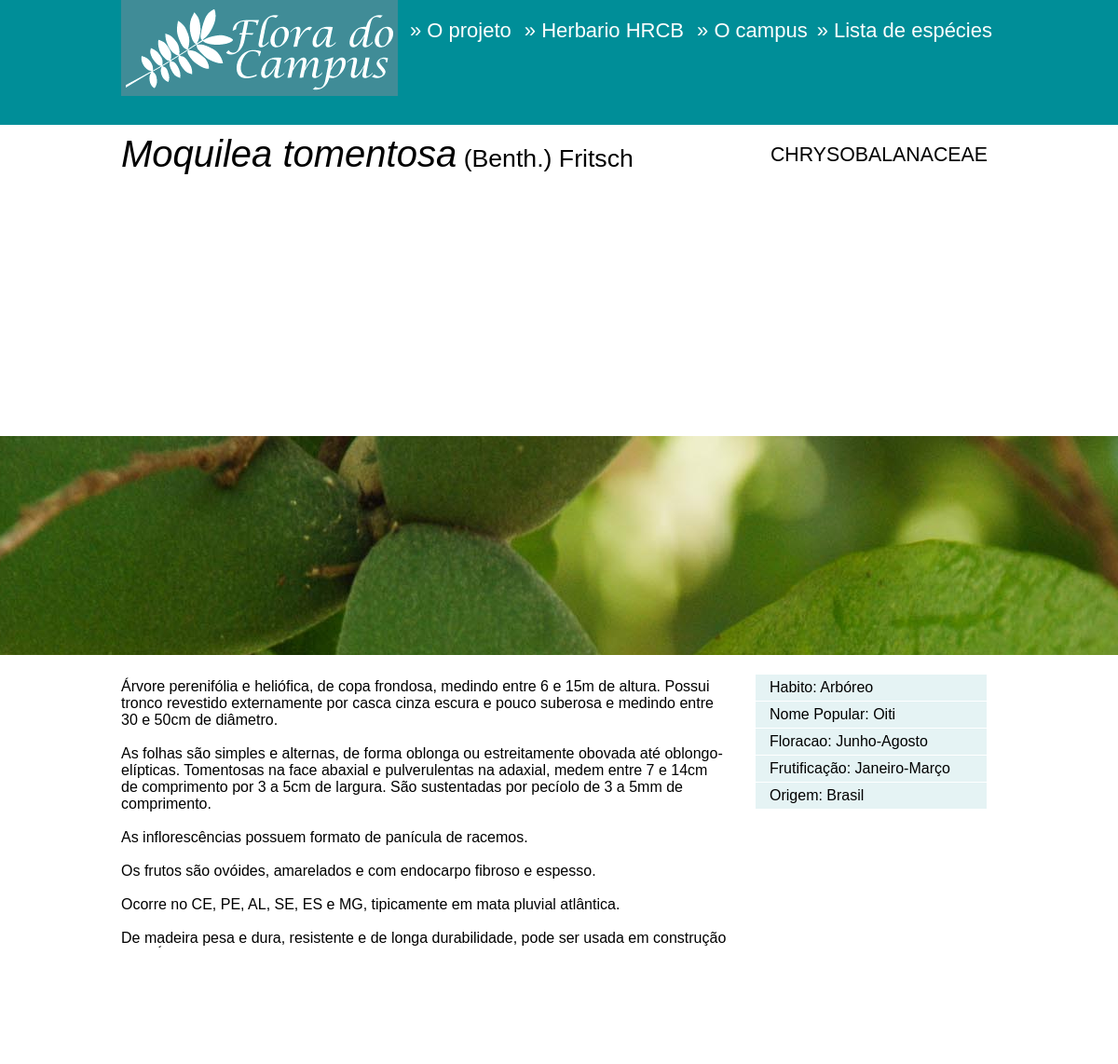
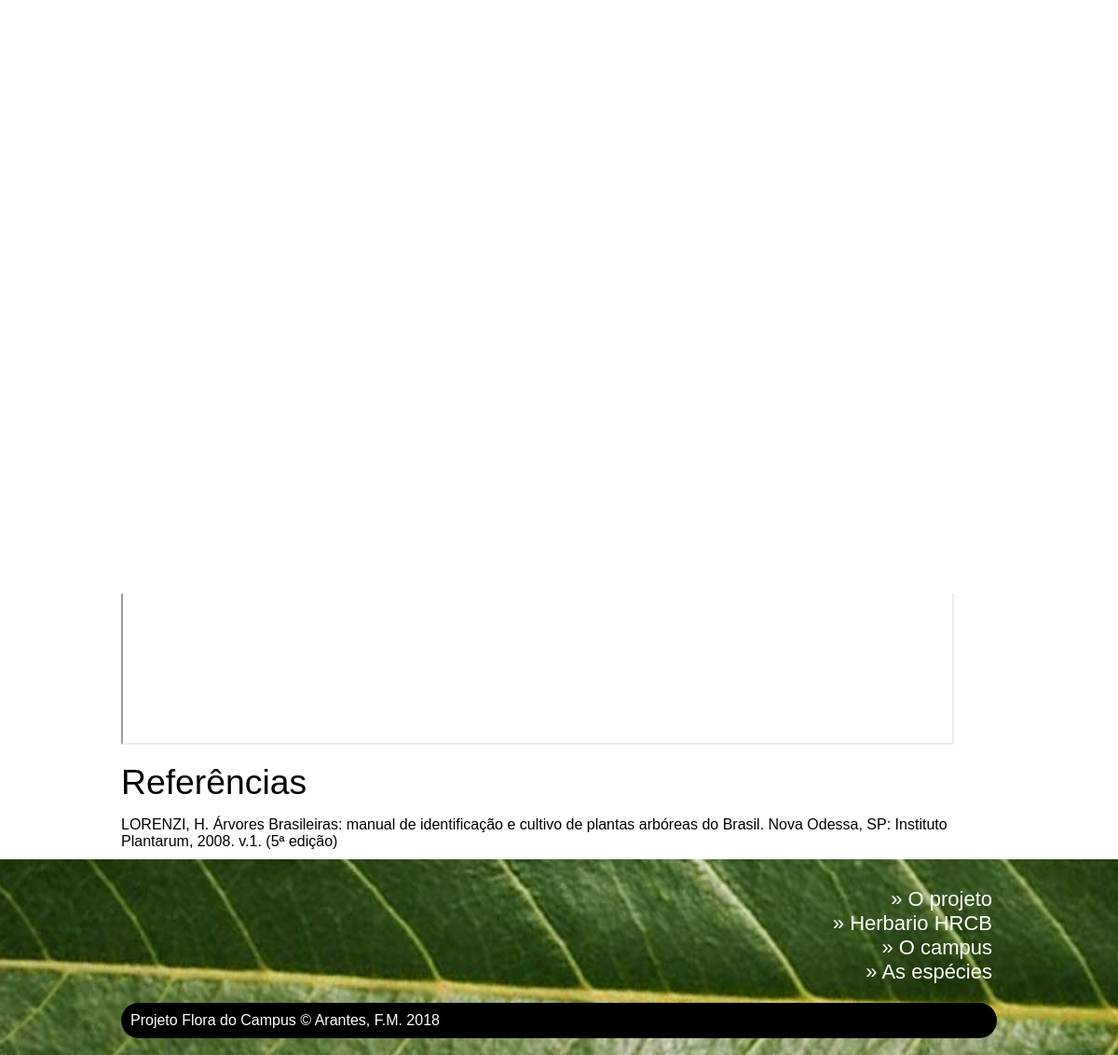
/post/16/, run on the app's committed database (2 pictures, top to bottom).
### flora/models.py (models this page shows, shortened)
class Post(models.Model):
    author = models.ForeignKey('auth.User')
    title = models.CharField(max_length=200)
    familia = models.CharField(max_length=300)
    genero = models.CharField(max_length=300)
    especie = models.CharField(max_length=300)
    autor = models.CharField(max_length=300)
    texto = models.TextField()
    habito = models.CharField(max_length=300)
    vernacular = models.CharField(max_length=300)
    floracao = models.CharField(max_length=300)
    frutificacao = models.CharField(max_length=300)
    origem = models.CharField(max_length=300)
    mapa = models.TextField()
    referencias = models.TextField()
    created_date = models.DateTimeField(
            default=timezone.now)
    published_date = models.DateTimeField(
            blank=True, null=True)
    def endereco_imagem(self, foto=1):
        return 'imagens/{0}-{1}/{0}-{1}-{2}.jpg'.format(self.genero, self.especie, foto)
    def todas_imagens(self):
        pasta_do_genero = 'imagens/{}-{}'.format(self.genero, self.especie)
        caminho_completo_da_pasta = '{}/{}'.format(settings.STATIC_ROOT,pasta_do_genero)
        if not os.path.exists(caminho_completo_da_pasta):
            return []
        imagens_encontradas = []
        for img in os.listdir  (caminho_completo_da_pasta):
            if not img.startswith('ico'):
               img_dict = {}
               img_dict['img'] = '{}/{}'.format(pasta_do_genero, img)
               img_dict['ico'] = '{}/ico-{}'.format(pasta_do_genero, img)
               imagens_encontradas.append(img_dict)
        return imagens_encontradas

### flora/views.py (the view)
# urls.py: url(r'^post/(?P<pk>[0-9]+)/$', views.post_detail),
def post_detail(request, pk):
    post = get_object_or_404(Post, pk=pk)
    return render(request, 'flora/post_detail.html', {'post': post})

### flora/templates/flora/post_detail.html (shortened to what this page needs)
{% extends 'flora/base.html' %}
{% load static %}
{% block content %}
    <div id="title">
      <div>
          <h1><em>{{ post.genero }} {{ post.especie }}</em> {{ post.autor }}</h1>
          <h2>{{ post.familia }}</h2>
      </div>
    </div>
    <div id="big-image" style="background: url({% static post.endereco_imagem %}) no-repeat center center fixed; ">
    </div>
    <div id="information">
      <div>
          <ul>
            <li>Habito: {{ post.habito }}</li>
            <li>Nome Popular: {{ post.vernacular }}</li>
            <li>Floracao: {{ post.floracao }}</li>
            <li>Frutificação: {{ post.frutificacao }}</li>
            <li>Origem: {{ post.origem }} </li>
          </ul>
        <p>
          {{ post.texto|linebreaksbr }}
        </p>
        {% if post.published_date %}
        <p>
        </p>
        {% endif %}
      </div>
    </div>
<div id="photos">
<div>
<h1>Fotos</h1>
<ul>
{% for img_dict in post.todas_imagens %}
<li>
<a class="example-image-link" href="{% static img_dict.img %}" data-lightbox="example-set" data-title="">
<img class="example-image" src="{% static img_dict.img %}" width="200px" height="134px">
</a>
</li>
{% endfor %}
</ul>
</div>
</div>
    <div id="map">
      <div>
        <h1>Ocorrências de <em>{{ post.genero }} {{ post.especie }}</em> no Campus</h1>
<iframe src="https://www.google.com/maps/d/embed?mid={{ post.mapa }}" width="890" height="480"></iframe>
      </div>
    </div>
  <div id="reference">
      <div>
        <h1>Referências</h1>
          <p>{{ post.referencias|linebreaksbr }}</p>
      </div>
    </div>
{% endblock %}

### flora/static/css/flora.css (style rules this page uses)
* { margin: 0; padding: 0; font-weight: normal; }
h1 { font-family: sans-serif; font-size: 28pt; font-weight: normal; margin-top: 15px; margin-bottom: 15px; }
h2 { font-family: sans-serif; font-size: 16pt; font-weight: normal; }
#title { background-color: #fff; font-family: Verdana, sans-serif; }
#title div { max-width: 940px; margin: 0 auto; padding: 0 10px; clear: both; }
#title div h1 { font-size: 20pt; float: left; margin-top: 9px; }
#title div h1 em { font-size: 30pt; }
#title div h2 { float: right; margin-top: 20px; margin-right: 10px; text-transform: uppercase; }
#big-image { clear: both; height: 500px; -webkit-background-size: cover; -moz-background-size: cover; -o-background-size: cover; background-size: cover; }
#information div { max-width: 940px; margin: 0 auto; padding: 0 10px; clear: both; }
#information div p { font-family: Verdana, sans-serif; font-size: 12pt; width: 650px; margin-top: 9px; display: inline-block; margin-top: 25px; margin-bottom: 25px; }
#information div ul { display: inline-block; width: 250px; margin-top: 20px; margin-right: 10px; float: right; }
#information div ul li { font-family: Verdana, sans-serif; font-size: 12pt; list-style: none; background-color: #e5f3f4; padding: 5px 5px 5px 15px; margin: 1px; }
#photos div { max-width: 940px; margin: 0 auto; padding: 0 10px; clear: both; }
#photos div h1 { font-family: Verdana, sans-serif; font-size: 18pt; width: 650px; margin-top: 9px; display: inline-block; margin-top: 25px; margin-bottom: 25px; color: #008e98; clear: both; }
#photos div ul { float: left; width: 900px; }
#photos div ul li { display: inline; list-style: none; padding: 0; margin: 0; }
#photos div ul li a { text-decoration: none; }
#photos div ul li img { margin: 0 20px 20px 0; }
#map { clear: both; }
#map div { max-width: 940px; margin: 0 auto; padding: 0 10px; clear: both; }
#reference div { clear: both; max-width: 940px; margin: 0 auto; padding: 0 10px; clear: both; }
#reference div p { font-family: sans-serif; font-size: 12pt; margin-bottom: 10px; }

### data on the page
Post: genero "Moquilea", especie "tomentosa", autor "(Benth.) Fritsch", familia "CHRYSOBALANACEAE", genero+especie (picture), habito "Arbóreo", vernacular "Oiti", floracao "Junho-Agosto", frutificacao "Janeiro-Março", origem "Brasil", texto "Árvore perenifólia e heliófica, de copa frondosa, medindo entre 6 e 15m de altura. Possui tronco revestido externamente por casca cinza escura e pouco suberosa e medindo entre 30 e 50cm de diâmetro. As folhas são simples e alternas, de forma oblonga ou estreitamente obovada até oblongo-elípticas. Tomentosas na face abaxial e pulverulentas na adaxial, medem entre 7 e 14cm de comprimento por 3 a 5cm de largura. São sustentadas por pecíolo de 3 a 5mm de comprimento. As inflorescências possuem formato de panícula de racemos. Os frutos são ovóides, amarelados e com endocarpo fibroso e espesso. Ocorre no CE, PE, AL, SE, ES e MG, tipicamente em mata pluvial atlântica. De madeira pesa e dura,…", referencias "LORENZI, H. Árvores Brasileiras: manual de identificação e cultivo de plantas arbóreas do Brasil. Nova Odessa, SP: Instituto Plantarum, 2008. v.1. (5ª edição)"
